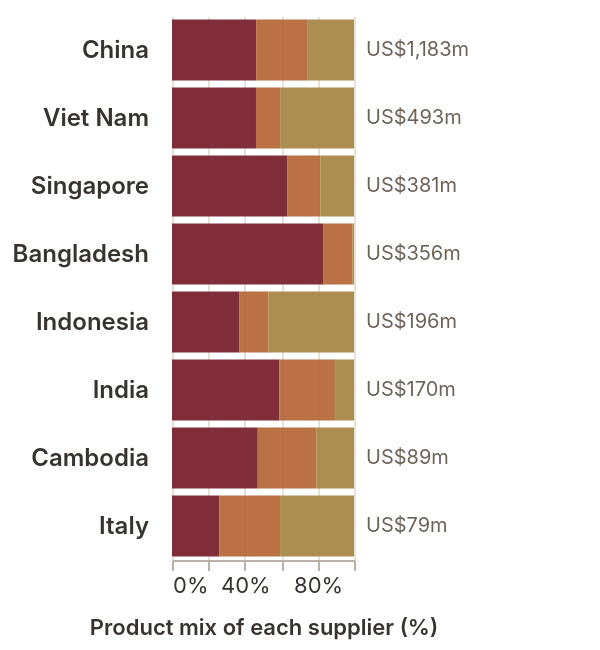

Describe this chart as a Vega-Lite specification.
### Vega-Lite specification from a JSON file in a GitHub repository (floating-point values rounded to 4 significant figures)
{"$schema": "https://vega.github.io/schema/vega-lite/v5.json", "description": "100% stacked bars comparing the product mix of Malaysia's eight largest named apparel and footwear import suppliers in 2025.", "width": "container", "height": {"step": 34}, "autosize": {"type": "fit-x", "contains": "padding", "resize": true}, "background": null, "config": {"font": "Inter", "view": {"stroke": null}, "axis": {"labelFont": "Inter", "titleFont": "Inter", "labelColor": "#39332f", "titleColor": "#39332f", "titleFontWeight": 600, "labelFontSize": 11, "titleFontSize": 11, "gridColor": "#e9e1d8", "domainColor": "#bcb1a7", "tickColor": "#bcb1a7"}, "legend": {"labelFont": "Inter", "titleFont": "Inter", "labelColor": "#39332f", "titleColor": "#39332f", "labelFontSize": 11, "titleFontSize": 11, "titleFontWeight": 600, "orient": "bottom"}}, "params": [{"name": "supplier", "value": ""}], "data": {"values": [{"partner": "China", "category": "Knitted apparel", "share_pct": 46.23, "category_mil": 547.1, "total_mil": 1183.0}, {"partner": "China", "category": "Woven apparel", "share_pct": 28.39, "category_mil": 336.0, "total_mil": 1183.0}, {"partner": "China", "category": "Footwear", "share_pct": 25.38, "category_mil": 300.3, "total_mil": 1183.0}, {"partner": "Viet Nam", "category": "Knitted apparel", "share_pct": 46.15, "category_mil": 227.7, "total_mil": 493.3}, {"partner": "Viet Nam", "category": "Woven apparel", "share_pct": 13.26, "category_mil": 65.4, "total_mil": 493.3}, {"partner": "Viet Nam", "category": "Footwear", "share_pct": 40.59, "category_mil": 200.2, "total_mil": 493.3}, {"partner": "Singapore", "category": "Knitted apparel", "share_pct": 63.49, "category_mil": 242.1, "total_mil": 381.2}, {"partner": "Singapore", "category": "Woven apparel", "share_pct": 17.98, "category_mil": 68.5, "total_mil": 381.2}, {"partner": "Singapore", "category": "Footwear", "share_pct": 18.53, "category_mil": 70.6, "total_mil": 381.2}, {"partner": "Bangladesh", "category": "Knitted apparel", "share_pct": 83.0, "category_mil": 295.2, "total_mil": 355.6}, {"partner": "Bangladesh", "category": "Woven apparel", "share_pct": 16.03, "category_mil": 57.0, "total_mil": 355.6}, {"partner": "Bangladesh", "category": "Footwear", "share_pct": 0.97, "category_mil": 3.5, "total_mil": 355.6}, {"partner": "Indonesia", "category": "Knitted apparel", "share_pct": 37.11, "category_mil": 72.9, "total_mil": 196.4}, {"partner": "Indonesia", "category": "Woven apparel", "share_pct": 15.96, "category_mil": 31.3, "total_mil": 196.4}, {"partner": "Indonesia", "category": "Footwear", "share_pct": 46.93, "category_mil": 92.2, "total_mil": 196.4}, {"partner": "India", "category": "Knitted apparel", "share_pct": 59.05, "category_mil": 100.4, "total_mil": 169.9}, {"partner": "India", "category": "Woven apparel", "share_pct": 30.47, "category_mil": 51.8, "total_mil": 169.9}, {"partner": "India", "category": "Footwear", "share_pct": 10.48, "category_mil": 17.8, "total_mil": 169.9}, {"partner": "Cambodia", "category": "Knitted apparel", "share_pct": 47.11, "category_mil": 41.7, "total_mil": 88.5}, {"partner": "Cambodia", "category": "Woven apparel", "share_pct": 32.24, "category_mil": 28.5, "total_mil": 88.5}, {"partner": "Cambodia", "category": "Footwear", "share_pct": 20.65, "category_mil": 18.3, "total_mil": 88.5}, {"partner": "Italy", "category": "Knitted apparel", "share_pct": 26.09, "category_mil": 20.6, "total_mil": 78.8}, {"partner": "Italy", "category": "Woven apparel", "share_pct": 33.3, "category_mil": 26.2, "total_mil": 78.8}, {"partner": "Italy", "category": "Footwear", "share_pct": 40.61, "category_mil": 32.0, "total_mil": 78.8}]}, "transform": [{"calculate": "datum.share_pct/100", "as": "share"}, {"calculate": "format(datum.total_mil, ',.0f') + 'm'", "as": "total_label"}], "layer": [{"mark": {"type": "bar", "cornerRadius": 0}, "encoding": {"x": {"field": "share", "type": "quantitative", "stack": "zero", "title": "Product mix of each supplier (%)", "axis": {"format": ".0%", "grid": true, "tickCount": 5, "titlePadding": 10, "labelFontSize": 11}, "scale": {"domain": [0, 1]}}, "color": {"field": "category", "type": "nominal", "scale": {"domain": ["Knitted apparel", "Woven apparel", "Footwear"], "range": ["#7a2430", "#b66a3c", "#a8884a"]}, "legend": null}, "opacity": {"condition": {"test": "supplier === '' || datum.partner === supplier", "value": 0.95}, "value": 0.18}, "tooltip": [{"field": "partner", "title": "Supplier"}, {"field": "category", "title": "Product group"}, {"field": "share_pct", "title": "Share of its imports (%)", "format": ".1f"}, {"field": "category_mil", "title": "Value (US$ million)", "format": ",.1f"}, {"field": "total_mil", "title": "Supplier total (US$ million)", "format": ",.1f"}]}}, {"transform": [{"aggregate": [{"op": "max", "field": "total_mil", "as": "total_mil"}], "groupby": ["partner"]}, {"calculate": "'US$' + format(datum.total_mil, ',.0f') + 'm'", "as": "label"}], "mark": {"type": "text", "align": "left", "baseline": "middle", "dx": 6, "fontSize": 10, "color": "#6e6257"}, "encoding": {"x": {"datum": 1, "type": "quantitative"}, "text": {"field": "label"}, "opacity": {"condition": {"test": "supplier === '' || datum.partner === supplier", "value": 1}, "value": 0.28}}}], "encoding": {"y": {"field": "partner", "type": "nominal", "sort": ["China", "Viet Nam", "Singapore", "Bangladesh", "Indonesia", "India", "Cambodia", "Italy"], "title": null, "axis": {"labels": true, "ticks": false, "domain": false, "labelFontSize": 12, "labelFontWeight": 600, "labelColor": "#39332f", "labelLimit": 135, "labelPadding": 12}}}, "padding": {"left": 5, "right": 65, "top": 8, "bottom": 6}}
